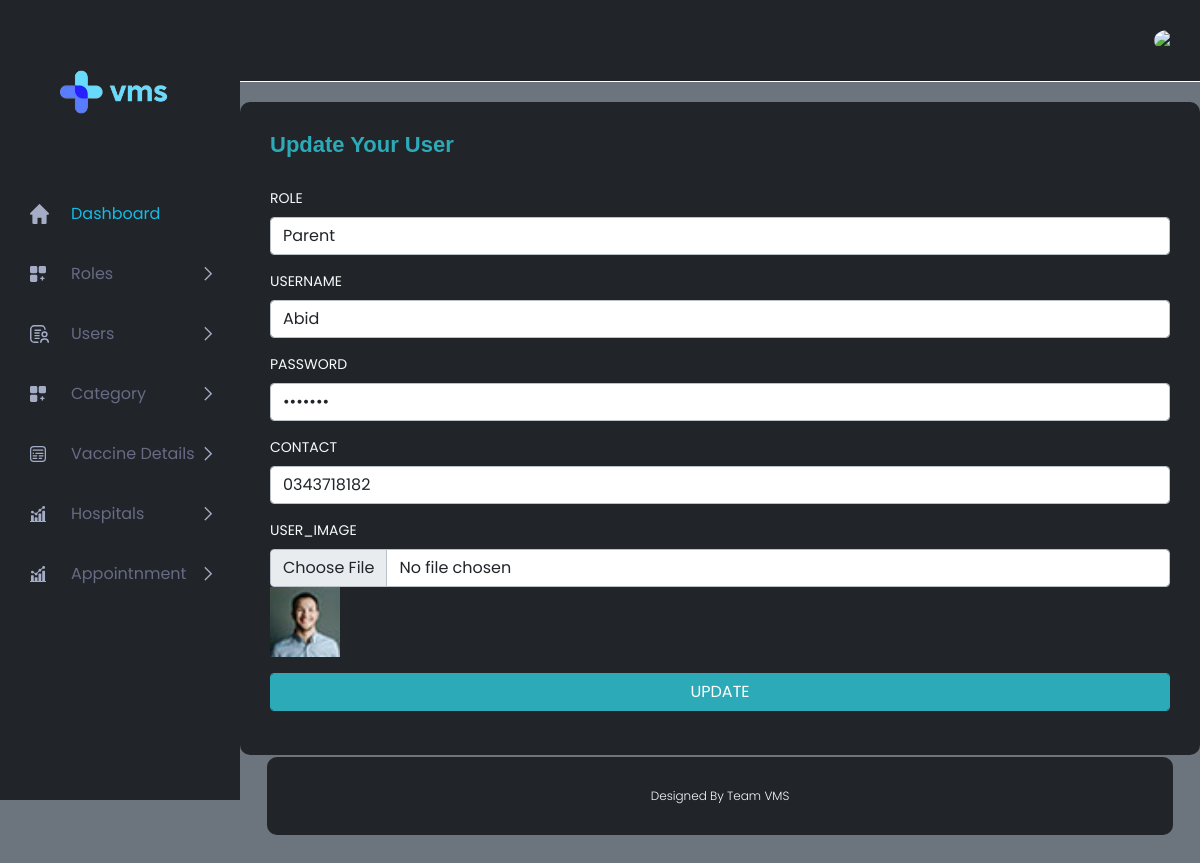
The app's page /ADMIN/user_update_form.php?id=2 (signed in) with its own data.
### tables this page shows
CREATE TABLE `users` (
  `ID` int(11) NOT NULL,
  `ROLE_ID_FK` int(11) NOT NULL,
  `USERNAME` varchar(30) NOT NULL,
  `PASSWORD` varchar(40) NOT NULL,
  `CONTACT` varchar(40) NOT NULL,
  `USER_IMAGE` varchar(50) NOT NULL
);

CREATE TABLE `role` (
  `ID` int(11) NOT NULL,
  `ROLE_NAME` varchar(40) NOT NULL
);

### ADMIN/user_update_form.php (the view, shortened to what this page needs)
<?php include('header.php');
include('connection.php');
$q = "select * from role";
$res = mysqli_query($con, $q);
$i = $_GET['id'];
$q1 = "select * from USERS where ID='$i'";
$res1 = mysqli_query($con, $q1);
$data1 = mysqli_fetch_assoc($res1);
?>
<div class="container-fluid p-0">
    <div class="row justify-content-center">
        <div class="col-lg-12">
            <div class="white_box text-light bg-dark mb_30">
                <div class="box_header ">
                    <div class="main-title">
                        <h3 class="mb-0" style="color: 2DAAB8;">Update Your User</h3>
                    </div>
                </div>
                <form method="POST" action="user_update.php" enctype="multipart/form-data">
                    <div class="mb-3">
                        <label class="form-label" for="exampleFormControlInput1">ROLE</label>
                        <select class="form-control" name="u_r_id">
                            <?php while ($data = mysqli_fetch_assoc($res)) { ?>
                                <option value="<?php echo $data['ID'] ?>" <?php if ($data['ID'] == $data1['ROLE_ID_FK']) {
                                                                                echo 'selected';
                                                                            }  ?>> <?php echo $data['ROLE_NAME'] ?> </option>
                            <?php } ?>
                        </select>
                    </div>
                    <div class="mb-3">
                        <label class="form-label" for="exampleFormControlInput1">USERNAME</label>
                        <input type="text" class="form-control" id="exampleFormControlInput1" name="u_name" value="<?php echo $data1['USERNAME'] ?>">
                    </div>
                    <div class="mb-3">
                        <label class="form-label" for="exampleFormControlInput1">PASSWORD</label>
                        <input type="password" class="form-control" id="exampleFormControlInput1" name="pwsd" value="<?php echo $data1['PASSWORD'] ?>">
                    </div>
                    <div class="mb-3">
                        <label class="form-label" for="exampleFormControlInput1">CONTACT</label>
                        <input type="text" class="form-control" id="exampleFormControlInput1" name="cnt" value="<?php echo $data1['CONTACT'] ?>">
                    </div>
                    <div class="mb-3">
                        <label class="form-label" for="exampleFormControlInput1">USER_IMAGE</label>
                        <input type="file" class="form-control" id="exampleFormControlInput1" onChange="readURL(this)" name="u_image">
                        <img id="proimg" src="<?php echo $data1['USER_IMAGE'] ?>" height=70 />
                    </div>
                    <button type="submit" class="btn btn-primary form-control" name="btn">UPDATE</button>
                </form>
            </div>
        </div>
    </div>
    <?php include('footer.php') ?>

### records on screen
users: u_r_id "Parent", u_name "Abid", cnt "0343718182", USER_IMAGE (placeholder picture)
